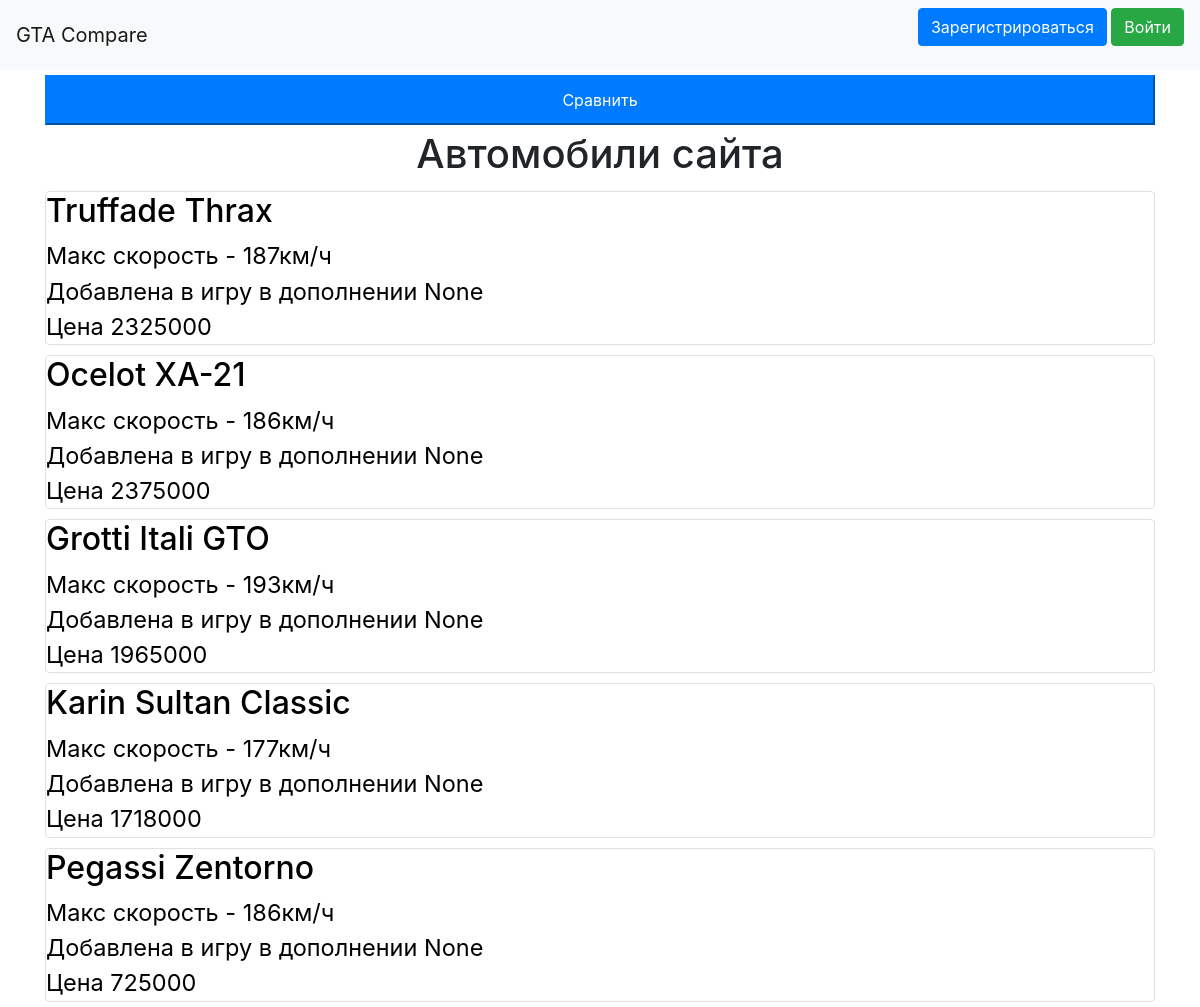
The page / on the database its author committed.
### data/car.py (models this page shows, shortened)
class Car(SqlAlchemyBase, JSONEncoder):
    __tablename__ = 'cars'
    id = sqlalchemy.Column(
        sqlalchemy.Integer, primary_key=True, autoincrement=True)
    name = sqlalchemy.Column(sqlalchemy.String, nullable=True)
    maxSpeed = sqlalchemy.Column(sqlalchemy.Integer, nullable=True)
    mass = sqlalchemy.Column(sqlalchemy.Integer, nullable=True)
    persons = sqlalchemy.Column(sqlalchemy.Integer, nullable=True)
    engineType = sqlalchemy.Column(sqlalchemy.String, nullable=True)
    buyPryce = sqlalchemy.Column(sqlalchemy.Integer, nullable=True)
    sellPryce = sqlalchemy.Column(sqlalchemy.Integer, nullable=True)
    mil14 = sqlalchemy.Column(sqlalchemy.Float, nullable=True)
    mil12 = sqlalchemy.Column(sqlalchemy.Float, nullable=True)
    mil1 = sqlalchemy.Column(sqlalchemy.Float, nullable=True)
    control = sqlalchemy.Column(sqlalchemy.Float, nullable=True)
    stop = sqlalchemy.Column(sqlalchemy.Float, nullable=True)
    clas = sqlalchemy.Column(sqlalchemy.String, nullable=True)
    privod = sqlalchemy.Column(sqlalchemy.String, nullable=True)
    addedInGameDlS = sqlalchemy.Column(sqlalchemy.String)

### main.py (the view)
@app.route("/")
def index():
    cars = session.query(Car)
    if request.args.get('name') != None:
        cars = cars.filter(Car.name.like(f"%"+request.args.get('name')+"%"))
    return render_template("index.html", cars=cars, title='Выбор тс')

### templates/index.html
{% extends "base.html" %}
{% block content %}
<link rel="stylesheet" href="{{url_for('static',filename='css/index.css')}}">
<div class="CompareBlok">
    <a class="CompareBlokLink" href="https://gtacompare.herokuapp.com/select">
        <button class="btn-primary CompareBlokLinkButton">Сравнить</button>
    </a>
</div>
<h1 class="pageTitle">Автомобили сайта</h1>
{% for item in cars%}
<a class="carLink" href="https://gtacompare.herokuapp.com/info/{{item.id}}">
    <div class="col-md6 border rounded">
        <h2>{{item.name}}</h2>
        <div>
            Макс скорость - {{item.maxSpeed}}км/ч
        </div>
        <div>
            Добавлена в игру в дополнении {{item.addedInGameDlS}}
        </div>
        <div>
            Цена {{item.buyPryce}}
        </div>
    </div>
</a>
{% endfor %}
{% endblock %}

### templates/base.html (shortened to what this page needs)
<!doctype html>
<html lang="ru">
<head>
    <link rel="stylesheet" href="https://stackpath.bootstrapcdn.com/bootstrap/4.4.1/css/bootstrap.min.css"
>
</head>
<body>
    <header>
        <nav class="navbar navbar-light bg-light">
            <a class="navbar-brand" href="https://gtacompare.herokuapp.com/">GTA Compare</a>
            {% if current_user.is_authenticated %}
            <a class="navbar-brand" href="/logout">{{current_user.username}}</a>
            {% else %}
            <p>
                <a class="btn btn-primary " href="/register">Зарегистрироваться</a>
                <a class="btn btn-success" href="/login">Войти</a>
            </p>
            {% endif %}
        </nav>
    </header>
    <main role="main" class="container">
        {% block content %}{% endblock %}
    </main>
</body>
</html>

### static/css/index.css (style rules this page uses)
.carLink { font-size: 23.5px; color: #000; text-decoration: none; max-width: 300; display: block; padding: 5px 0px; transition: all .3s; }
.pageTitle { text-align: center; }
.CompareBlok { width: 100%; height: 60px; display: flex; justify-content: center; padding-bottom: 5px; padding-top: 5px; }
.CompareBlokLink { width: 100%; height: 100%; }
.CompareBlokLinkButton { width: 100%; height: 100%; }

### rows shown on the page
Car: name "Truffade Thrax", maxSpeed "187", addedInGameDlS "None", buyPryce "2325000"
Car: name "Ocelot XA-21", maxSpeed "186", addedInGameDlS "None", buyPryce "2375000"
Car: name "Grotti Itali GTO", maxSpeed "193", addedInGameDlS "None", buyPryce "1965000"
Car: name "Karin Sultan Classic", maxSpeed "177", addedInGameDlS "None", buyPryce "1718000"
Car: name "Pegassi Zentorno", maxSpeed "186", addedInGameDlS "None", buyPryce "725000"
